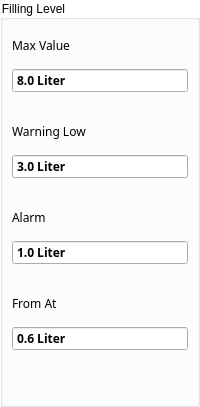
       <widget class="QGroupBox" name="groupBoxTankFillingLevel">
        <property name="sizePolicy">
         <sizepolicy hsizetype="Preferred" vsizetype="Fixed">
          <horstretch>0</horstretch>
          <verstretch>0</verstretch>
         </sizepolicy>
        </property>
        <property name="styleSheet">
         <string notr="true">QGroupBox{
    background-color: transparent;
}</string>
        </property>
        <property name="title">
         <string>Filling Level</string>
        </property>
        <layout class="QGridLayout" name="gridLayout">
         <property name="leftMargin">
          <number>0</number>
         </property>
         <property name="topMargin">
          <number>0</number>
         </property>
         <property name="rightMargin">
          <number>0</number>
         </property>
         <property name="bottomMargin">
          <number>4</number>
         </property>
         <property name="spacing">
          <number>4</number>
         </property>
         <item row="3" column="0">
          <widget class="ContentBoardItem" name="widgetDashBoardTankFillingLevelMaschineStop" native="true">
           <property name="sizePolicy">
            <sizepolicy hsizetype="Preferred" vsizetype="Preferred">
             <horstretch>0</horstretch>
             <verstretch>0</verstretch>
            </sizepolicy>
           </property>
           <property name="minimumSize">
            <size>
             <width>0</width>
             <height>82</height>
            </size>
           </property>
           <property name="maximumSize">
            <size>
             <width>16777215</width>
             <height>82</height>
            </size>
           </property>
           <property name="styleSheet">
            <string notr="true">/*QFrame{
     background:rgb(249,247,248);
     min-height: 80px;
     max-height: 80px;
}

QLabel{
  background:rgb(249,247,248);
  color: rgb(39,51,66);
  font-size: 16px;
  font-family: Siemens Sans;
  min-height: 20px;
  max-height: 20px;
}

QDoubleSpinBox{
  background:rgb(255,255,255);
  color: rgb(39,51,66);
  font-size: 16px;
  font-weight: bold;
  font-family: Siemens Sans;
  min-height: 32px;
  max-height: 32px;
}
*/
QDoubleSpinBox::focus{
 border: 2px solid rgb(0,95,135);
}
</string>
           </property>
           <layout class="QGridLayout" name="gridLayout_33">
            <property name="leftMargin">
             <number>9</number>
            </property>
            <property name="rightMargin">
             <number>9</number>
            </property>
            <item row="0" column="0">
             <widget class="QLabel" name="labelContentBoardTankFillingLevelMaschineStop">
              <property name="font">
               <font>
                <family>Siemens Sans</family>
               </font>
              </property>
              <property name="text">
               <string>From At</string>
              </property>
             </widget>
            </item>
            <item row="1" column="0">
             <widget class="QDoubleSpinBox" name="doubleSpinBoxTankFillingLevelMaschineStop">
              <property name="font">
               <font>
                <family>Siemens Sans</family>
                <weight>75</weight>
                <bold>true</bold>
               </font>
              </property>
              <property name="styleSheet">
               <string notr="true"/>
              </property>
              <property name="wrapping">
               <bool>false</bool>
              </property>
              <property name="buttonSymbols">
               <enum>QAbstractSpinBox::NoButtons</enum>
              </property>
              <property name="suffix">
               <string> Liter</string>
              </property>
              <property name="decimals">
               <number>1</number>
              </property>
              <property name="minimum">
               <double>0.000000000000000</double>
              </property>
              <property name="maximum">
               <double>100.000000000000000</double>
              </property>
              <property name="singleStep">
               <double>1.000000000000000</double>
              </property>
              <property name="value">
               <double>0.600000000000000</double>
              </property>
             </widget>
            </item>
           </layout>
          </widget>
         </item>
         <item row="0" column="0">
          <widget class="ContentBoardItem" name="widgetDashBoardTankFillingLevelMaxValue" native="true">
           <property name="sizePolicy">
            <sizepolicy hsizetype="Preferred" vsizetype="Preferred">
             <horstretch>0</horstretch>
             <verstretch>0</verstretch>
            </sizepolicy>
           </property>
           <property name="minimumSize">
            <size>
             <width>0</width>
             <height>82</height>
            </size>
           </property>
           <property name="maximumSize">
            <size>
             <width>16777215</width>
             <height>82</height>
            </size>
           </property>
           <property name="styleSheet">
            <string notr="true">/*QFrame{
     background:rgb(249,247,248);
     min-height: 80px;
     max-height: 80px;
}

QLabel{
  background:rgb(249,247,248);
  color: rgb(39,51,66);
  font-size: 16px;
  font-family: Siemens Sans;
  min-height: 20px;
  max-height: 20px;
}

QDoubleSpinBox{
  background:rgb(255,255,255);
  color: rgb(39,51,66);
  font-size: 16px;
  font-weight: bold;
  font-family: Siemens Sans;
  min-height: 32px;
  max-height: 32px;
}
*/
QDoubleSpinBox::focus{
 border: 2px solid rgb(0,95,135);
}
</string>
           </property>
           <layout class="QGridLayout" name="gridLayout_48">
            <property name="leftMargin">
             <number>9</number>
            </property>
            <property name="rightMargin">
             <number>9</number>
            </property>
            <item row="0" column="0">
             <widget class="QLabel" name="labelContentBoardTankFillingLevelMaxValue">
              <property name="font">
               <font>
                <family>Siemens Sans</family>
               </font>
              </property>
              <property name="text">
               <string>Max Value</string>
              </property>
             </widget>
            </item>
            <item row="1" column="0">
             <widget class="QDoubleSpinBox" name="doubleSpinBoxTankFillingLevelMaxValue">
              <property name="font">
               <font>
                <family>Siemens Sans</family>
                <weight>75</weight>
                <bold>true</bold>
               </font>
              </property>
              <property name="styleSheet">
               <string notr="true"/>
              </property>
              <property name="wrapping">
               <bool>false</bool>
              </property>
              <property name="buttonSymbols">
               <enum>QAbstractSpinBox::NoButtons</enum>
              </property>
              <property name="suffix">
               <string> Liter</string>
              </property>
              <property name="decimals">
               <number>1</number>
              </property>
              <property name="minimum">
               <double>0.000000000000000</double>
              </property>
              <property name="maximum">
               <double>30.000000000000000</double>
              </property>
              <property name="singleStep">
               <double>1.000000000000000</double>
              </property>
              <property name="value">
               <double>8.000000000000000</double>
              </property>
             </widget>
            </item>
           </layout>
          </widget>
         </item>
         <item row="1" column="0">
          <widget class="ContentBoardItem" name="widgetDashBoardTankFillingLevelWarning" native="true">
           <property name="sizePolicy">
            <sizepolicy hsizetype="Preferred" vsizetype="Preferred">
             <horstretch>0</horstretch>
             <verstretch>0</verstretch>
            </sizepolicy>
           </property>
           <property name="minimumSize">
            <size>
             <width>0</width>
             <height>82</height>
            </size>
           </property>
           <property name="maximumSize">
            <size>
             <width>16777215</width>
             <height>82</height>
            </size>
           </property>
           <property name="styleSheet">
            <string notr="true">/*QFrame{
     background:rgb(249,247,248);
     min-height: 80px;
     max-height: 80px;
}

QLabel{
  background:rgb(249,247,248);
  color: rgb(39,51,66);
  font-size: 16px;
  font-family: Siemens Sans;
  min-height: 20px;
  max-height: 20px;
}

QDoubleSpinBox{
  background:rgb(255,255,255);
  color: rgb(39,51,66);
  font-size: 16px;
  font-weight: bold;
  font-family: Siemens Sans;
  min-height: 32px;
  max-height: 32px;
}
*/
QDoubleSpinBox::focus{
 border: 2px solid rgb(0,95,135);
}
</string>
           </property>
           <layout class="QGridLayout" name="gridLayout_34">
            <property name="leftMargin">
             <number>9</number>
            </property>
            <property name="rightMargin">
             <number>9</number>
            </property>
            <item row="0" column="0">
             <widget class="QLabel" name="labelContentBoardTankFillingLevelWarning">
              <property name="font">
               <font>
                <family>Siemens Sans</family>
               </font>
              </property>
              <property name="text">
               <string>Warning Low</string>
              </property>
             </widget>
            </item>
            <item row="1" column="0">
             <widget class="QDoubleSpinBox" name="doubleSpinBoxTankFillingLevelWarning">
              <property name="font">
               <font>
                <family>Siemens Sans</family>
                <weight>75</weight>
                <bold>true</bold>
               </font>
              </property>
              <property name="styleSheet">
               <string notr="true"/>
              </property>
              <property name="wrapping">
               <bool>false</bool>
              </property>
              <property name="buttonSymbols">
               <enum>QAbstractSpinBox::NoButtons</enum>
              </property>
              <property name="suffix">
               <string> Liter</string>
              </property>
              <property name="decimals">
               <number>1</number>
              </property>
              <property name="minimum">
               <double>0.000000000000000</double>
              </property>
              <property name="maximum">
               <double>30.000000000000000</double>
              </property>
              <property name="singleStep">
               <double>1.000000000000000</double>
              </property>
              <property name="value">
               <double>3.000000000000000</double>
              </property>
             </widget>
            </item>
           </layout>
          </widget>
         </item>
         <item row="2" column="0">
          <widget class="ContentBoardItem" name="widgetDashBoardTankFillingLevelAlarm" native="true">
           <property name="sizePolicy">
            <sizepolicy hsizetype="Preferred" vsizetype="Preferred">
             <horstretch>0</horstretch>
             <verstretch>0</verstretch>
            </sizepolicy>
           </property>
           <property name="minimumSize">
            <size>
             <width>0</width>
             <height>82</height>
            </size>
           </property>
           <property name="maximumSize">
            <size>
             <width>16777215</width>
             <height>82</height>
            </size>
           </property>
           <property name="styleSheet">
            <string notr="true">/*QFrame{
     background:rgb(249,247,248);
     min-height: 80px;
     max-height: 80px;
}

QLabel{
  background:rgb(249,247,248);
  color: rgb(39,51,66);
  font-size: 16px;
  font-family: Siemens Sans;
  min-height: 20px;
  max-height: 20px;
}

QDoubleSpinBox{
  background:rgb(255,255,255);
  color: rgb(39,51,66);
  font-size: 16px;
  font-weight: bold;
  font-family: Siemens Sans;
  min-height: 32px;
  max-height: 32px;
}
*/
QDoubleSpinBox::focus{
 border: 2px solid rgb(0,95,135);
}
</string>
           </property>
           <layout class="QGridLayout" name="gridLayout_35">
            <property name="leftMargin">
             <number>9</number>
            </property>
            <property name="rightMargin">
             <number>9</number>
            </property>
            <item row="0" column="0">
             <widget class="QLabel" name="labelContentBoardTankFillingLevelAlarm">
              <property name="font">
               <font>
                <family>Siemens Sans</family>
               </font>
              </property>
              <property name="text">
               <string>Alarm</string>
              </property>
             </widget>
            </item>
            <item row="1" column="0">
             <widget class="QDoubleSpinBox" name="doubleSpinBoxTankFillingLevelAlarm">
              <property name="font">
               <font>
                <family>Siemens Sans</family>
                <weight>75</weight>
                <bold>true</bold>
               </font>
              </property>
              <property name="styleSheet">
               <string notr="true"/>
              </property>
              <property name="wrapping">
               <bool>false</bool>
              </property>
              <property name="buttonSymbols">
               <enum>QAbstractSpinBox::NoButtons</enum>
              </property>
              <property name="suffix">
               <string> Liter</string>
              </property>
              <property name="decimals">
               <number>1</number>
              </property>
              <property name="minimum">
               <double>0.000000000000000</double>
              </property>
              <property name="maximum">
               <double>30.000000000000000</double>
              </property>
              <property name="singleStep">
               <double>1.000000000000000</double>
              </property>
              <property name="value">
               <double>1.000000000000000</double>
              </property>
             </widget>
            </item>
           </layout>
          </widget>
         </item>
         <item row="4" column="0">
          <spacer name="verticalSpacer_6">
           <property name="orientation">
            <enum>Qt::Vertical</enum>
           </property>
           <property name="sizeHint" stdset="0">
            <size>
             <width>20</width>
             <height>40</height>
            </size>
           </property>
          </spacer>
         </item>
        </layout>
       </widget>
